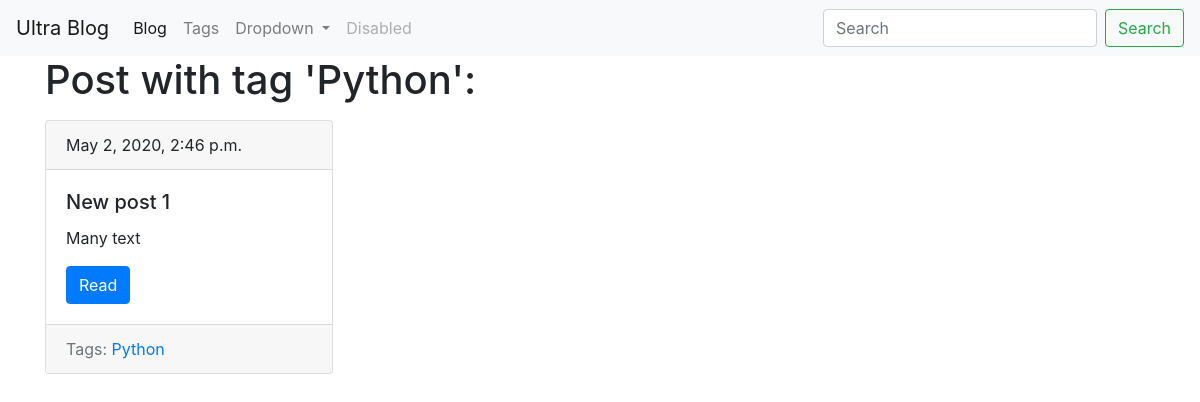
The page /blog/tags/Python/ on the database as committed earlier.
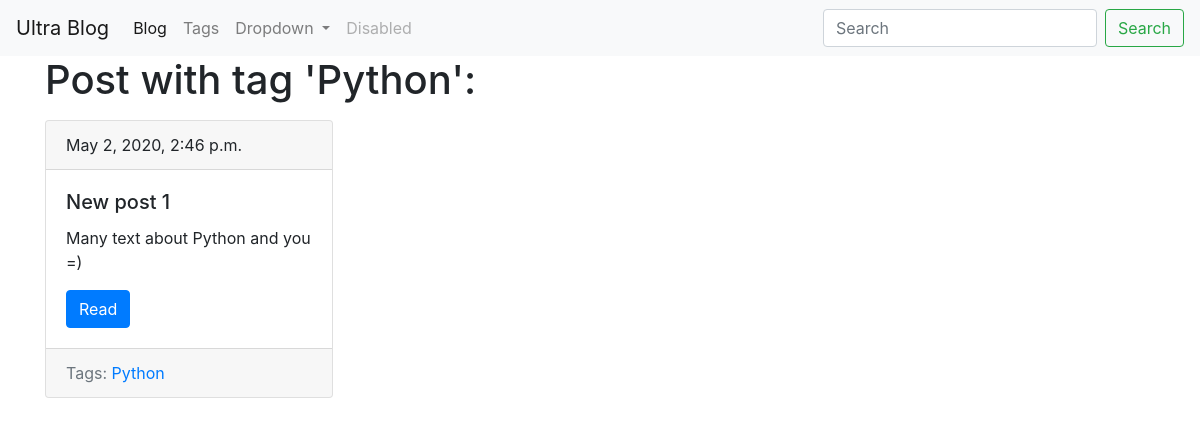
The same page on the database as committed later.
### blog/models.py (models this page shows, shortened)
class Tag(models.Model):
    title = models.CharField(max_length=50)
    slug = models.SlugField(max_length=50, unique=True)
    def get_absolute_url(self):
        return reverse('url_tag_detail', kwargs={'slug': self.slug})

class Post(models.Model):
    title = models.CharField(max_length=150)
    slug = models.SlugField(max_length=150, unique=True, blank=True)
    body = models.TextField(blank=True)
    tags = models.ManyToManyField('Tag', blank=True, related_name='posts' )
    date_pub = models.DateTimeField(auto_now_add=True)
    def get_absolute_url(self):
        return reverse('url_post_detail', kwargs={'slug': self.slug})

### blog/views.py (the view)
# urls.py: path('tags/<str:slug>/', TagDetail.as_view(), name='url_tag_detail'),
class TagDetail(ObjectDetailMixin, View):
    model = Tag
    template = 'blog/tag_detail.html'

### blog/utils.py (called while the page is built)
    def get(self, request, slug):
        obj = get_object_or_404(self.model, slug__iexact=slug)
        return render(request, self.template, context={self.model.__name__.lower(): obj, 'admin_obj':obj, 'detail': True})

### blog/templates/blog/tag_detail.html
{% extends 'blog/base_blog.html' %}
{% block content %}
  <h1 class=mb-3>Post with tag '{{ tag.title|title }}':</h1>
  {% for post in tag.posts.all %}
    {% include 'blog/includes/post_card_templates.html' %}
    {% endfor %}
{% endblock%}

### blog/templates/blog/base_blog.html (shortened to what this page needs)
{% extends 'general.html' %}

### templates/general.html (shortened to what this page needs)
{% load static %}
<!doctype html>
<html lang="en">
  <head>
    <link rel="stylesheet" href="https://stackpath.bootstrapcdn.com/bootstrap/4.4.1/css/bootstrap.min.css">
    <link rel="stylesheet" href="{% static 'css/styles.css' %}">
 </head>
<nav class="navbar navbar-expand-lg navbar-light bg-light">
  <a class="navbar-brand" href="#">Ultra Blog</a>
  <div class="collapse navbar-collapse" id="navbarSupportedContent">
    <ul class="navbar-nav mr-auto">
      <li class="nav-item active">
        <a class="nav-link" href="{% url 'url_blog_list' %}">Blog<span class="sr-only">(current)</span></a>
      </li>
      <li class="nav-item">
        <a class="nav-link" href="{% url 'url_tags_list' %}">Tags</a>
      </li>
      <li class="nav-item dropdown">
        <a class="nav-link dropdown-toggle" href="#" id="navbarDropdown" role="button" data-toggle="dropdown" aria-haspopup="true" aria-expanded="false">
          Dropdown
        </a>
      </li>
      <li class="nav-item">
        <a class="nav-link disabled" href="#">Disabled</a>
      </li>
    </ul>
    <form class="form-inline my-2 my-lg-0">
      <input class="form-control mr-sm-2" type="search" placeholder="Search" aria-label="Search">
      <button class="btn btn-outline-success my-2 my-sm-0" type="submit">Search</button>
    </form>
  </div>
</nav>
<div class="container">
  <div class="row">
    <div class="col-6 offset-md-0">
   {% block content %}
   {% endblock%}
       </div>
     </div>
   </div>
 </body>
</html>

### blog/templates/blog/includes/post_card_templates.html (shortened to what this page needs)
<div class="card mb-4" style="width: 18rem;">
  <div class="card-header">
    {{ post.date_pub }}
  </div>
  <div class="card-body">
    <h5 class="card-title">{{ post.title }}</h5>
    <p class="card-text">{{ post.body}}</p>
    <a href="{{ post.get_absolute_url }}" class="btn btn-primary">Read</a>
  </div>
    <div class="card-footer text-muted">
      Tags:
    {% for tag in post.tags.all %}
      <a href="{{tag.get_absolute_url}}">{{ tag.title }}</a>
    {% endfor %}
  </div>
</div>

Rows that differ between the two databases and show on the page:
changed Post "New post 1": body "Many text" → "Many text about Python and you =)"
